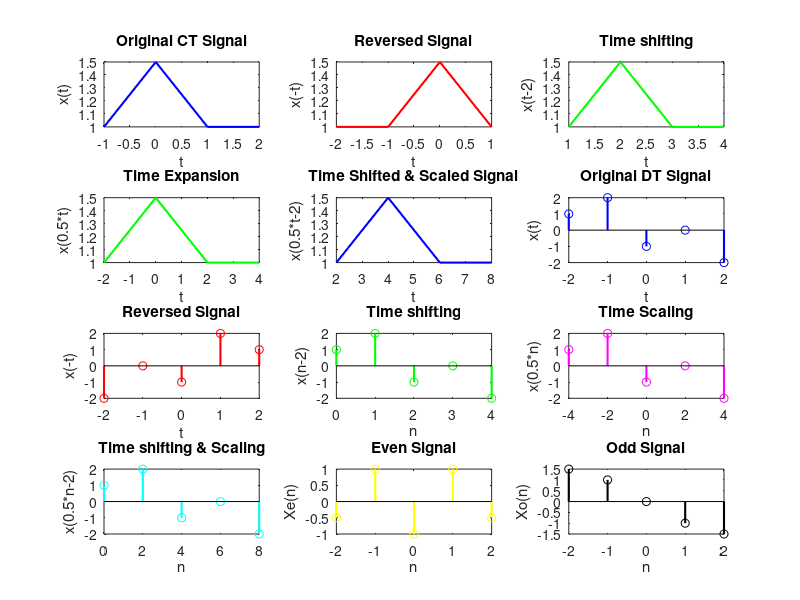

This figure's MATLAB source:
clc;
close all ;
clear all;
% Given signal values and corresponding time indices
x_values = [1, 1.5, 1, 1];
t_indices = [-1, 0, 1, 2];

% Plot the original signal
subplot(4, 3, 1);
plot(t_indices, x_values, 'b', 'LineWidth', 1.5);
title('Original CT Signal');
xlabel('t');
ylabel('x(t)');

% Reverse the signal
x_reversed = fliplr(x_values);
t_reversed = fliplr(-t_indices); % Reversing time indices as well for clarity

% Plot the reversed signal
subplot(4, 3, 2);
plot(t_reversed, x_reversed, 'r', 'LineWidth', 1.5);
title('Reversed Signal');
xlabel('t');
ylabel('x(-t)');

% Time shifting by 2 units to the right
shift_amount = 2;
t_shifted = t_indices + shift_amount;

% Plot the shifted signal
subplot(4, 3, 3);
plot(t_shifted, x_values, 'g', 'LineWidth', 1.5);
title('Time shifting');
xlabel('t');
ylabel('x(t-2)');

% Time expand by 0.5 units
expansion_factor = 0.5;
t_expanded = t_indices / expansion_factor;

% Plot the time-expanded signal
subplot(4, 3, 4);
plot(t_expanded, x_values, 'g', 'LineWidth', 1.5);
title('Time Expansion');
xlabel('t');
ylabel('x(0.5*t)');


% Right shift the signal by 2 units
shift_amount = 2;
t_shifted = t_indices + shift_amount;

% Time scale the signal by 0.5
scaling_factor = 0.5;
t_scaled = t_shifted / scaling_factor;

% Plot the shifted and scaled signal
subplot(4, 3, 5);
plot(t_scaled, x_values, 'b', 'LineWidth', 1.5);
title('Time Shifted & Scaled Signal');
xlabel('t');
ylabel('x(0.5*t-2)');



%%%%%% DT operation

% Given signal values and corresponding time indices
x_values = [1, 2, -1, 0, -2];
t_indices = [-2, -1, 0, 1, 2];

% Plot x
subplot(4, 3, 6);
stem(t_indices, x_values, 'b', 'LineWidth', 1.5);
title('Original DT Signal');
xlabel('t');
ylabel('x(t)');
% Time reversal
x_reversed = fliplr(x_values);
t_reversed = -fliplr(t_indices); % Reversing time indices as well

% Plot time reversed signal x
subplot(4, 3, 7);
stem(t_reversed, x_reversed, 'r', 'LineWidth', 1.5);
title('Reversed Signal');
xlabel('t');
ylabel('x(-t)');

% Right shift by 2 units
shift_amount = 2;
t_shifted = t_indices + shift_amount;

% Plot right shifted signal of x by 2 units
subplot(4, 3, 8);
stem(t_shifted, x_values, 'g', 'LineWidth', 1.5);
title('Time shifting');
xlabel('n');
ylabel('x(n-2)');

% Time scaling by 2
scaling_factor = .5;
t_scaled = t_indices /scaling_factor;

% Plot time scaled signal by .5
subplot(4, 3, 9);
stem(t_scaled, x_values, 'm', 'LineWidth', 1.5);
title('Time Scaling');
xlabel('n');
ylabel('x(0.5*n)');

% Time shift by 2 units and scale by 0.5
shift_amount=2;
t_shifted_scaled = (t_indices + shift_amount) * (1/scaling_factor);

% Plot signal which is time shifted by 2 units and scaled by 0.5
subplot(4, 3, 10);
stem(t_shifted_scaled, x_values, 'c', 'LineWidth', 1.5);
title('Time shifting & Scaling');
xlabel('n');
ylabel('x(0.5*n-2)');

% Even signal of x
x_even = 0.5 * (x_values + fliplr(x_values));

% Plot even signal of x
subplot(4, 3, 11);
stem(t_indices, x_even, 'y', 'LineWidth', 1.5);
title('Even Signal');
xlabel('n');
ylabel('Xe(n)');

% Odd signal of x
x_odd = 0.5 * (x_values - fliplr(x_values));

% Plot odd signal of x
subplot(4, 3, 12);
stem(t_indices, x_odd, 'k', 'LineWidth', 1.5);
title('Odd Signal');
xlabel('n');
ylabel('Xo(n)');